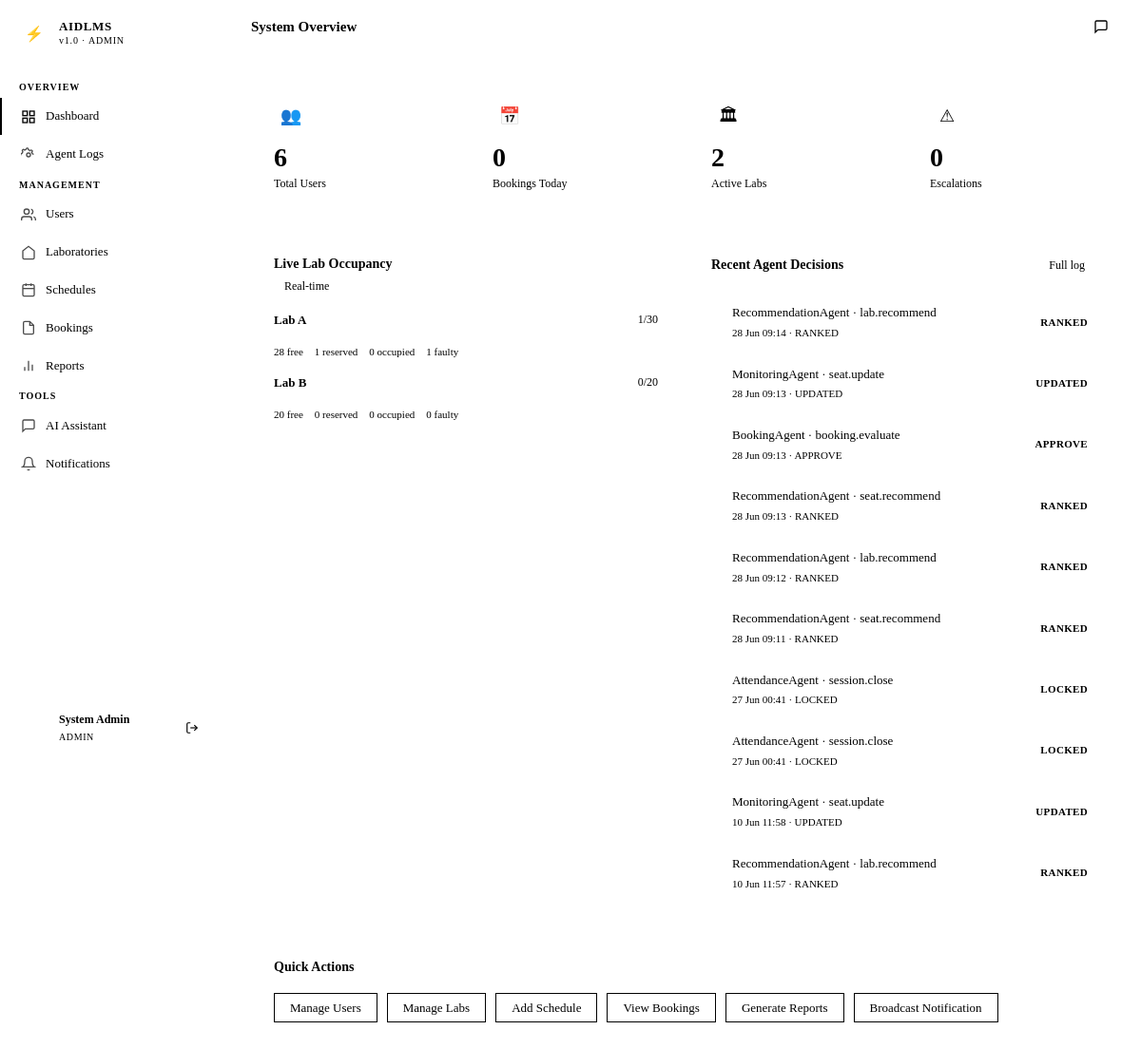
Screenshot of /admin/dashboard (signed in) with the database file from the repository.
### app/models/models.py (models this page shows, shortened)
class User(UserMixin, db.Model):
    __tablename__ = 'users'
    id = db.Column(db.String(36), primary_key=True, default=gen_uuid)
    name = db.Column(db.String(100), nullable=False)
    email = db.Column(db.String(150), unique=True, nullable=False)
    password_hash = db.Column(db.String(255), nullable=False)
    role = db.Column(db.Enum('student', 'lecturer', 'technician', 'admin', name='user_role'), nullable=False)
    active = db.Column(db.Boolean, default=True)
    created_at = db.Column(db.DateTime, default=datetime.utcnow)
    bookings = db.relationship('Booking', foreign_keys='Booking.user_id', backref='user', lazy='dynamic')
    attendance_records = db.relationship('Attendance', foreign_keys='Attendance.user_id', backref='user', lazy='dynamic')
    notifications = db.relationship('Notification', backref='user', lazy='dynamic')
    chat_logs = db.relationship('ChatLog', backref='user', lazy='dynamic')
    sessions_opened = db.relationship('Session', foreign_keys='Session.lecturer_id', backref='lecturer', lazy='dynamic')
    schedules = db.relationship('Schedule', foreign_keys='Schedule.lecturer_id', backref='lecturer', lazy='dynamic')

class Laboratory(db.Model):
    __tablename__ = 'laboratories'
    id = db.Column(db.String(36), primary_key=True, default=gen_uuid)
    name = db.Column(db.String(100), nullable=False)
    capacity = db.Column(db.Integer, nullable=False)
    location = db.Column(db.String(100), nullable=False)
    status = db.Column(db.Enum('active', 'inactive', 'maintenance', name='lab_status'), default='active')
    created_at = db.Column(db.DateTime, default=datetime.utcnow)
    seats = db.relationship('Seat', backref='laboratory', lazy='dynamic', cascade='all, delete-orphan')
    schedules = db.relationship('Schedule', backref='laboratory', lazy='dynamic')
    equipment = db.relationship('Equipment', backref='laboratory', lazy='dynamic', cascade='all, delete-orphan')

class AgentLog(db.Model):
    __tablename__ = 'agent_logs'
    id = db.Column(db.String(36), primary_key=True, default=gen_uuid)
    agent_name = db.Column(db.String(50), nullable=False)
    event_type = db.Column(db.String(100), nullable=False)
    input_summary = db.Column(db.Text)
    decision = db.Column(db.String(50))
    reason = db.Column(db.Text)
    timestamp = db.Column(db.DateTime, default=datetime.utcnow)
    agent_version = db.Column(db.String(20), default='1.0')

### app/admin/routes.py (the view)
@admin_bp.route('/dashboard')
@admin_required
def dashboard():
    now = datetime.utcnow()
    today = now.date()
    stats = {
        'total_users': User.query.filter_by(active=True).count(),
        'bookings_today': Booking.query.filter(
            db.func.date(Booking.created_at) == today
        ).count(),
        'active_labs': Laboratory.query.filter_by(status='active').count(),
        'escalations': AgentLog.query.filter_by(decision='ESCALATE').count()
    }
    labs = Laboratory.query.filter_by(status='active').all()
    occupancy = {lab.id: monitoring_agent.get_lab_occupancy(lab.id) for lab in labs}
    recent_agent_logs = AgentLog.query.order_by(AgentLog.timestamp.desc()).limit(10).all()
    return render_template('admin/dashboard.html',
        stats=stats,
        labs=labs,
        occupancy=occupancy,
        recent_agent_logs=recent_agent_logs
    )

### app/templates/admin/dashboard.html (shortened to what this page needs)
{% extends "base.html" %}
{% block page_title %}System Overview{% endblock %}
{% block content %}
<div class="stat-grid">
  <div class="stat-card cyan">
    <div class="stat-icon cyan">👥</div>
    <div class="stat-value">{{ stats.total_users }}</div>
    <div class="stat-label">Total Users</div>
  </div>
  <div class="stat-card green">
    <div class="stat-icon green">📅</div>
    <div class="stat-value">{{ stats.bookings_today }}</div>
    <div class="stat-label">Bookings Today</div>
  </div>
  <div class="stat-card amber">
    <div class="stat-icon amber">🏛</div>
    <div class="stat-value">{{ stats.active_labs }}</div>
    <div class="stat-label">Active Labs</div>
  </div>
  <div class="stat-card red">
    <div class="stat-icon red">⚠</div>
    <div class="stat-value">{{ stats.escalations }}</div>
    <div class="stat-label">Escalations</div>
  </div>
</div>
<div class="grid-2 mb-16">
  <div class="card">
    <div class="card-header">
      <div>
        <div class="card-title">Live Lab Occupancy</div>
        <div class="card-subtitle">
          <span class="live-dot"></span> Real-time
        </div>
      </div>
    </div>
    {% for lab in labs %}
    <div style="margin-bottom:14px;">
      <div class="d-flex justify-between" style="margin-bottom:4px;">
        <span style="font-size:13px; font-weight:600;">{{ lab.name }}</span>
        <span class="table-mono">{{ occupancy[lab.id].occupied + occupancy[lab.id].reserved }}/{{ occupancy[lab.id].total }}</span>
      </div>
      <div class="occupancy-bar">
        <div class="bar">
          <div class="fill" style="width:{{ ((occupancy[lab.id].occupied + occupancy[lab.id].reserved) / occupancy[lab.id].total * 100) if occupancy[lab.id].total > 0 else 0 }}%;"></div>
        </div>
      </div>
      <div class="d-flex gap-12 mt-4" style="font-size:11px;">
        <span style="color:var(--color-green);">{{ occupancy[lab.id].available }} free</span>
        <span style="color:var(--color-red);">{{ occupancy[lab.id].reserved }} reserved</span>
        <span style="color:var(--color-orange);">{{ occupancy[lab.id].occupied }} occupied</span>
        <span style="color:var(--color-text-subtle);">{{ occupancy[lab.id].faulty }} faulty</span>
      </div>
    </div>
    {% else %}
    <div class="empty-state" style="padding:20px;"><div class="empty-desc">No labs configured.</div></div>
    {% endfor %}
  </div>
  <div class="card">
    <div class="card-header">
      <div class="card-title">Recent Agent Decisions</div>
      <a href="{{ url_for('admin.agent_logs') }}" class="btn btn-ghost btn-sm">Full log</a>
    </div>
    {% if recent_agent_logs %}
      {% for log in recent_agent_logs %}
      <div class="agent-log-entry">
        <div class="agent-dot {{ 'approve' if log.decision == 'APPROVE' else 'reject' if log.decision == 'REJECT' else 'escalate' if log.decision == 'ESCALATE' else 'info' }}"></div>
        <div class="agent-log-body">
          <div class="agent-log-title">{{ log.agent_name }} · {{ log.event_type }}</div>
          <div class="agent-log-meta">{{ log.timestamp.strftime('%d %b %H:%M') }} · {{ log.decision }}</div>
        </div>
        <span class="badge badge-{{ 'approved' if log.decision == 'APPROVE' else 'rejected' if log.decision == 'REJECT' else 'pending' }}">{{ log.decision }}</span>
      </div>
      {% endfor %}
    {% else %}
      <div class="empty-state" style="padding:20px;"><div class="empty-desc">No agent decisions logged yet.</div></div>
    {% endif %}
  </div>
</div>
<div class="card">
  <div class="card-header">
    <div class="card-title">Quick Actions</div>
  </div>
  <div class="d-flex" style="gap:10px; flex-wrap:wrap;">
    <a href="{{ url_for('admin.users') }}" class="btn btn-secondary">Manage Users</a>
    <a href="{{ url_for('admin.labs') }}" class="btn btn-secondary">Manage Labs</a>
    <a href="{{ url_for('admin.schedules') }}" class="btn btn-secondary">Add Schedule</a>
    <a href="{{ url_for('admin.bookings') }}" class="btn btn-secondary">View Bookings</a>
    <a href="{{ url_for('admin.reports') }}" class="btn btn-secondary">Generate Reports</a>
    <a href="{{ url_for('admin.send_notification') }}" class="btn btn-secondary">Broadcast Notification</a>
  </div>
</div>
{% endblock %}

### app/templates/base.html (shortened to what this page needs)
<!DOCTYPE html>
<html lang="en">
<head>
  <link rel="stylesheet" href="{{ url_for('static', filename='css/style.css') }}">
</head>
<body>
<div class="app-shell">
  <aside class="sidebar" id="sidebar">
    <div class="sidebar-brand">
      <a href="{{ url_for('admin.dashboard') if current_user.role == 'admin' else url_for(current_user.role + '.dashboard') }}" class="brand-logo">
        <div class="brand-icon">⚡</div>
        <div class="brand-text">
          <span class="brand-name">AIDLMS</span>
          <span class="brand-sub">v1.0 · {{ current_user.role | upper }}</span>
        </div>
      </a>
    </div>
    <nav class="sidebar-nav">
      {% if current_user.role == 'student' %}
        <span class="nav-section-label">Main</span>
        <a href="{{ url_for('student.dashboard') }}" class="nav-item {% if request.endpoint == 'student.dashboard' %}active{% endif %}">
          <svg class="nav-icon" viewBox="0 0 24 24" fill="none" stroke="currentColor" stroke-width="2"><rect x="3" y="3" width="7" height="7"/><rect x="14" y="3" width="7" height="7"/><rect x="14" y="14" width="7" height="7"/><rect x="3" y="14" width="7" height="7"/></svg>
          Dashboard
        </a>
        <a href="{{ url_for('student.labs') }}" class="nav-item {% if 'labs' in request.endpoint %}active{% endif %}">
          <svg class="nav-icon" viewBox="0 0 24 24" fill="none" stroke="currentColor" stroke-width="2"><path d="M3 9l9-7 9 7v11a2 2 0 01-2 2H5a2 2 0 01-2-2z"/></svg>
          Laboratories
        </a>
        <a href="{{ url_for('student.bookings') }}" class="nav-item {% if request.endpoint == 'student.bookings' %}active{% endif %}">
          <svg class="nav-icon" viewBox="0 0 24 24" fill="none" stroke="currentColor" stroke-width="2"><rect x="3" y="4" width="18" height="18" rx="2"/><line x1="16" y1="2" x2="16" y2="6"/><line x1="8" y1="2" x2="8" y2="6"/><line x1="3" y1="10" x2="21" y2="10"/></svg>
          My Bookings
        </a>
        <a href="{{ url_for('student.schedule') }}" class="nav-item {% if request.endpoint == 'student.schedule' %}active{% endif %}">
          <svg class="nav-icon" viewBox="0 0 24 24" fill="none" stroke="currentColor" stroke-width="2"><circle cx="12" cy="12" r="10"/><path d="M12 6v6l4 2"/></svg>
          Schedule
        </a>
        <a href="{{ url_for('student.attendance') }}" class="nav-item {% if request.endpoint == 'student.attendance' %}active{% endif %}">
          <svg class="nav-icon" viewBox="0 0 24 24" fill="none" stroke="currentColor" stroke-width="2"><path d="M9 11l3 3L22 4"/><path d="M21 12v7a2 2 0 01-2 2H5a2 2 0 01-2-2V5a2 2 0 012-2h11"/></svg>
          Attendance
        </a>
        <span class="nav-section-label">Tools</span>
        <a href="{{ url_for('chatbot.index') }}" class="nav-item {% if 'chatbot' in request.endpoint %}active{% endif %}">
          <svg class="nav-icon" viewBox="0 0 24 24" fill="none" stroke="currentColor" stroke-width="2"><path d="M21 15a2 2 0 01-2 2H7l-4 4V5a2 2 0 012-2h14a2 2 0 012 2z"/></svg>
          AI Assistant
        </a>
        <a href="{{ url_for('student.notifications') }}" class="nav-item {% if request.endpoint == 'student.notifications' %}active{% endif %}">
          <svg class="nav-icon" viewBox="0 0 24 24" fill="none" stroke="currentColor" stroke-width="2"><path d="M18 8A6 6 0 006 8c0 7-3 9-3 9h18s-3-2-3-9"/><path d="M13.73 21a2 2 0 01-3.46 0"/></svg>
          Notifications
          {% if unread_count > 0 %}<span class="nav-badge">{{ unread_count }}</span>{% endif %}
        </a>
      {% elif current_user.role == 'admin' %}
        <span class="nav-section-label">Overview</span>
        <a href="{{ url_for('admin.dashboard') }}" class="nav-item {% if request.endpoint == 'admin.dashboard' %}active{% endif %}">
          <svg class="nav-icon" viewBox="0 0 24 24" fill="none" stroke="currentColor" stroke-width="2"><rect x="3" y="3" width="7" height="7"/><rect x="14" y="3" width="7" height="7"/><rect x="14" y="14" width="7" height="7"/><rect x="3" y="14" width="7" height="7"/></svg>
          Dashboard
        </a>
        <a href="{{ url_for('admin.agent_logs') }}" class="nav-item {% if request.endpoint == 'admin.agent_logs' %}active{% endif %}">
          Agent Logs
        </a>
        <span class="nav-section-label">Management</span>
        <a href="{{ url_for('admin.users') }}" class="nav-item {% if request.endpoint == 'admin.users' %}active{% endif %}">
          <svg class="nav-icon" viewBox="0 0 24 24" fill="none" stroke="currentColor" stroke-width="2"><path d="M17 21v-2a4 4 0 00-4-4H5a4 4 0 00-4 4v2"/><circle cx="9" cy="7" r="4"/><path d="M23 21v-2a4 4 0 00-3-3.87M16 3.13a4 4 0 010 7.75"/></svg>
          Users
        </a>
        <a href="{{ url_for('admin.labs') }}" class="nav-item {% if 'labs' in request.endpoint %}active{% endif %}">
          <svg class="nav-icon" viewBox="0 0 24 24" fill="none" stroke="currentColor" stroke-width="2"><path d="M3 9l9-7 9 7v11a2 2 0 01-2 2H5a2 2 0 01-2-2z"/></svg>
          Laboratories
        </a>
        <a href="{{ url_for('admin.schedules') }}" class="nav-item {% if request.endpoint == 'admin.schedules' %}active{% endif %}">
          <svg class="nav-icon" viewBox="0 0 24 24" fill="none" stroke="currentColor" stroke-width="2"><rect x="3" y="4" width="18" height="18" rx="2"/><line x1="16" y1="2" x2="16" y2="6"/><line x1="8" y1="2" x2="8" y2="6"/><line x1="3" y1="10" x2="21" y2="10"/></svg>
          Schedules
        </a>
        <a href="{{ url_for('admin.bookings') }}" class="nav-item {% if request.endpoint == 'admin.bookings' %}active{% endif %}">
          <svg class="nav-icon" viewBox="0 0 24 24" fill="none" stroke="currentColor" stroke-width="2"><path d="M14 2H6a2 2 0 00-2 2v16a2 2 0 002 2h12a2 2 0 002-2V8z"/><polyline points="14 2 14 8 20 8"/></svg>
          Bookings
        </a>
        <a href="{{ url_for('admin.reports') }}" class="nav-item {% if request.endpoint == 'admin.reports' %}active{% endif %}">
          <svg class="nav-icon" viewBox="0 0 24 24" fill="none" stroke="currentColor" stroke-width="2"><line x1="18" y1="20" x2="18" y2="10"/><line x1="12" y1="20" x2="12" y2="4"/><line x1="6" y1="20" x2="6" y2="14"/></svg>
          Reports
        </a>
        <span class="nav-section-label">Tools</span>
        <a href="{{ url_for('chatbot.index') }}" class="nav-item {% if 'chatbot' in request.endpoint %}active{% endif %}">
          <svg class="nav-icon" viewBox="0 0 24 24" fill="none" stroke="currentColor" stroke-width="2"><path d="M21 15a2 2 0 01-2 2H7l-4 4V5a2 2 0 012-2h14a2 2 0 012 2z"/></svg>
          AI Assistant
        </a>
        <a href="{{ url_for('admin.send_notification') }}" class="nav-item {% if request.endpoint == 'admin.send_notification' %}active{% endif %}">
          <svg class="nav-icon" viewBox="0 0 24 24" fill="none" stroke="currentColor" stroke-width="2"><path d="M18 8A6 6 0 006 8c0 7-3 9-3 9h18s-3-2-3-9"/><path d="M13.73 21a2 2 0 01-3.46 0"/></svg>
          Notifications
        </a>
      {% endif %}
    </nav>
    <div class="sidebar-footer">
      <div class="user-info">
        <div class="user-avatar">{{ current_user.name[0] | upper }}</div>
        <div class="user-details">
          <div class="user-name">{{ current_user.name }}</div>
          <div class="user-role">{{ current_user.role }}</div>
        </div>
        <a href="{{ url_for('auth.logout') }}" class="icon-btn" title="Sign out" style="border:none;">
          <svg width="14" height="14" viewBox="0 0 24 24" fill="none" stroke="currentColor" stroke-width="2"><path d="M9 21H5a2 2 0 01-2-2V5a2 2 0 012-2h4"/><polyline points="16 17 21 12 16 7"/><line x1="21" y1="12" x2="9" y2="12"/></svg>
        </a>
      </div>
    </div>
  </aside>
  <div class="main-content">
    <header class="topbar">
      <span class="topbar-title">{% block page_title %}{% endblock %}</span>
      <div class="topbar-actions">
        <a href="{{ url_for('chatbot.index') }}" class="icon-btn" title="AI Assistant">
          <svg width="16" height="16" viewBox="0 0 24 24" fill="none" stroke="currentColor" stroke-width="2"><path d="M21 15a2 2 0 01-2 2H7l-4 4V5a2 2 0 012-2h14a2 2 0 012 2z"/></svg>
        </a>
      </div>
    </header>
    <main class="page-content">
      {% block content %}{% endblock %}
    </main>
  </div>
</div>
</body>
</html>

### rows the page displays
User: role "ADMIN", name "System Admin"
Laboratory: name "Lab A", occupancy "1", capacity "30", occupancy "28", occupancy "0"
Laboratory: name "Lab B", occupancy "0", capacity "20"
AgentLog: agent_name "RecommendationAgent", event_type "lab.recommend", timestamp "28 Jun 09:14", decision "RANKED"
AgentLog: agent_name "MonitoringAgent", event_type "seat.update", timestamp "28 Jun 09:13", decision "UPDATED"
AgentLog: agent_name "BookingAgent", event_type "booking.evaluate", timestamp "28 Jun 09:13", decision "APPROVE"
AgentLog: agent_name "RecommendationAgent", event_type "seat.recommend", timestamp "28 Jun 09:13", decision "RANKED"
AgentLog: agent_name "RecommendationAgent", event_type "lab.recommend", timestamp "28 Jun 09:12", decision "RANKED"
AgentLog: agent_name "RecommendationAgent", event_type "seat.recommend", timestamp "28 Jun 09:11", decision "RANKED"
AgentLog: agent_name "AttendanceAgent", event_type "session.close", timestamp "27 Jun 00:41", decision "LOCKED"
AgentLog: agent_name "AttendanceAgent", event_type "session.close", timestamp "27 Jun 00:41", decision "LOCKED"
AgentLog: agent_name "MonitoringAgent", event_type "seat.update", timestamp "10 Jun 11:58", decision "UPDATED"
AgentLog: agent_name "RecommendationAgent", event_type "lab.recommend", timestamp "10 Jun 11:57", decision "RANKED"

### other values shown
{{ stats.total_users }} "6"
{{ stats.bookings_today }} "0"
{{ stats.active_labs }} "2"
{{ stats.escalations }} "0"
